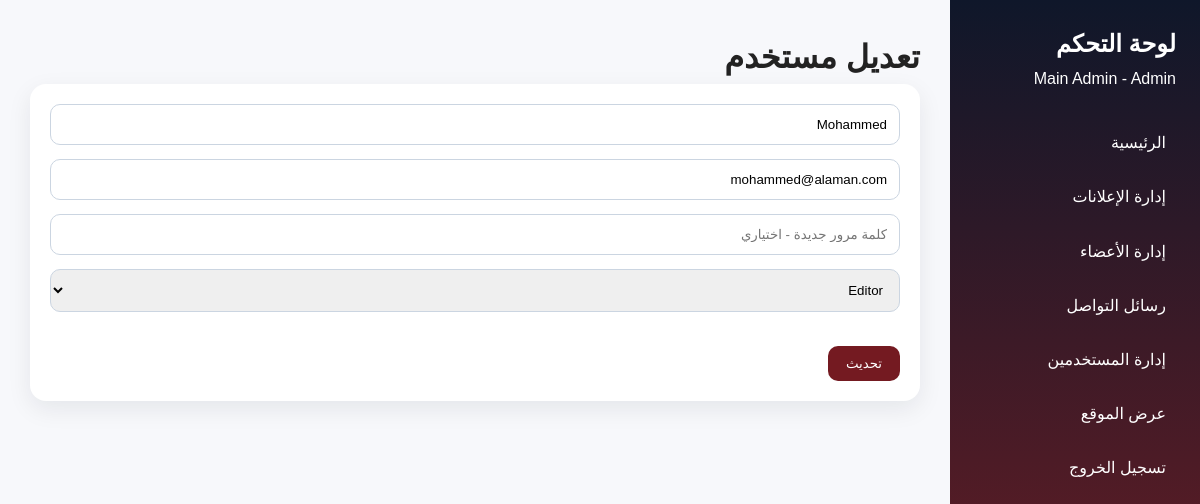
/admin/user-edit.php?id=2 (signed in), run on the app's committed database.
### tables this page shows
CREATE TABLE `users` (
  `id` int(11) NOT NULL,
  `name` varchar(120) NOT NULL,
  `email` varchar(150) NOT NULL,
  `password` varchar(255) NOT NULL,
  `role` enum('Admin','Editor') NOT NULL DEFAULT 'Editor',
  `created_at` timestamp NOT NULL DEFAULT current_timestamp()
);

### includes/functions.php (called while the page is built, shortened)
<?php
function e($value) {
    return htmlspecialchars($value ?? '', ENT_QUOTES, 'UTF-8');
}

### admin/user-edit.php (the view, shortened to what this page needs)
<?php require_once 'auth.php'; requireAdmin();
$id=(int)($_GET['id']??0);$stmt=$pdo->prepare('SELECT * FROM users WHERE id=?');$stmt->execute([$id]);$item=$stmt->fetch();if(!$item){header('Location: users.php');exit;}
require_once 'header.php'; ?>
<div class="admin-layout"><?php require_once 'sidebar.php'; ?><main class="admin-content"><h1>تعديل مستخدم</h1><?php if($error): ?><div class="alert error"><?= e($error) ?></div><?php endif; ?><form method="POST" class="card"><input class="form-control" name="name" value="<?= e($item['name']) ?>" required><input class="form-control" type="email" name="email" value="<?= e($item['email']) ?>" required><input class="form-control" type="password" name="password" placeholder="كلمة مرور جديدة - اختياري"><select class="form-control" name="role"><option value="Editor" <?= $item['role']==='Editor'?'selected':'' ?>>Editor</option><option value="Admin" <?= $item['role']==='Admin'?'selected':'' ?>>Admin</option></select><button class="btn">تحديث</button></form></main></div></body></html>

### assets/css/style.css (style rules this page uses)
* { box-sizing: border-box; margin: 0; padding: 0; }
body { font-family: Tahoma, Arial, sans-serif; background: #f7f8fb; color: #222; line-height: 1.7; }
.card { background: #fff; border-radius: 16px; padding: 20px; box-shadow: 0 8px 24px rgba(15, 23, 42, 0.08); margin-bottom: 40px; }
.btn { display: inline-block; background: #741a21; color: #fff; text-decoration: none; border: 0; padding: 10px 18px; border-radius: 10px; cursor: pointer; margin-top: 20px; }
.form-control { width: 100%; padding: 12px; border: 1px solid #cbd5e1; border-radius: 10px; margin-bottom: 14px; font-family: inherit; }
.admin-layout { display: grid; grid-template-columns: 250px 1fr; min-height: 100vh; }
.admin-content { padding: 30px; }

### data on the page
users: name "Mohammed", email "mohammed@alaman.com", role "Editor"

### other printed values
$_SESSION['name'] "Main Admin"
$_SESSION['role'] "Admin"
